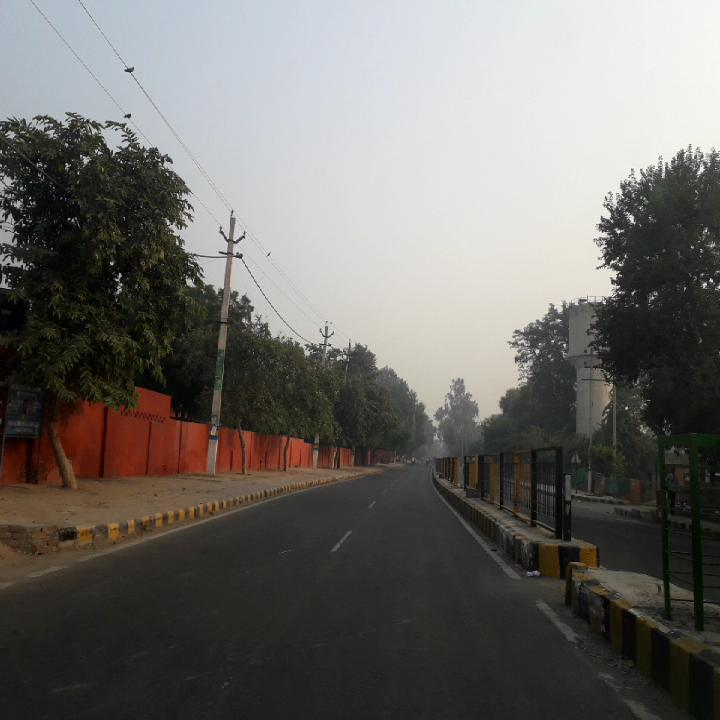
#> input picture ml/cracks/dataset/processed/images/train/India_004716.jpg, 720 x 720 px; its folder holds only this picture in this run
$ python audit_v2_comprehensive.py
#> lines starting #> are read from the running program, lines starting #| are printed output that depends on the picture
"""
SafeCity Road Condition AI — Pothole Dataset & Pipeline Accuracy Audit (Sections 4 & 5)
Performs quantitative experiments on Causes A-L and inspects the exact dataset
used to train the current pothole model (V1 processed & V2 processed_v2).
Generates: ml/pothole/reports/accuracy_audit_v2.md and visual audit samples.
"""

import os
import sys
import json
import hashlib
from pathlib import Path
from collections import Counter, defaultdict
import cv2
import numpy as np

PROJECT_ROOT = Path(__file__).resolve().parent.parent.parent
sys.path.insert(0, str(PROJECT_ROOT))

POTHOLE_DIR = PROJECT_ROOT / "ml" / "pothole"
DATASET_DIR = POTHOLE_DIR / "dataset"
PROC_V1 = DATASET_DIR / "processed"
PROC_V2 = DATASET_DIR / "processed_v2"
RAW_RDD = DATASET_DIR / "raw" / "rdd2022_india"
REPORTS_DIR = POTHOLE_DIR / "reports"
AUDIT_VIS_DIR = REPORTS_DIR / "audit_v2_samples"
AUDIT_VIS_DIR.mkdir(parents=True, exist_ok=True)


def compute_dhash(img_bgr: np.ndarray, hash_size: int = 8) -> int:
    gray = cv2.cvtColor(img_bgr, cv2.COLOR_BGR2GRAY)
    resized = cv2.resize(gray, (hash_size + 1, hash_size))
    diff = resized[:, 1:] > resized[:, :-1]
    return sum([2 ** i for (i, v) in enumerate(diff.flatten()) if v])


def audit_pothole_dataset():
    print("=" * 70)
    print("RUNNING COMPREHENSIVE POTHOLE DATASET & PIPELINE AUDIT (SECTIONS 4 & 5)")
    print("=" * 70)

    splits = ["train", "val", "test"]
    split_stats = {}
    source_counts = Counter()
    exact_hashes = defaultdict(list)
    dhashes = {}

    suspicious_sky_bg = []       # cy < 0.35 (upper sky/trees/buildings)
    suspicious_elongated = []    # aspect ratio > 4.0 or < 0.25 (crack-like thin boxes)
    suspicious_huge_texture = [] # box area > 0.30 (entire road texture/crack network)
    suspicious_low_contrast = [] # interior of box is brighter than or identical to smooth road (non-depression)
    crack_cooccurrence_imgs = [] # RDD2022 images containing both D00/D10/D20 cracks and D40 potholes

    total_boxes = 0
    box_areas = []
    box_aspects = []
    box_cy = []

    # Check raw RDD2022 labels for crack + pothole co-occurrence
    rdd_crack_And_pothole = set()
    rdd_crack_only = set()
    if (RAW_RDD / "labels").exists():
        for lf in (RAW_RDD / "labels").glob("*.txt"):
            cats = set()
            for line in open(lf, encoding="utf-8"):
                p = line.strip().split()
                if p:
                    cats.add(int(float(p[0])))
            if 3 in cats and any(c in [0, 1, 2] for c in cats):
                rdd_crack_And_pothole.add(lf.stem)
            elif 3 not in cats and any(c in [0, 1, 2] for c in cats):
                rdd_crack_only.add(lf.stem)

    for split in splits:
        img_dir = PROC_V2 / "images" / split
        lbl_dir = PROC_V2 / "labels" / split
        pos_cnt = 0
        neg_cnt = 0
        inst_cnt = 0
        src_split = Counter()

        for img_path in sorted(img_dir.glob("*.jpg")):
            stem = img_path.stem
            lbl_path = lbl_dir / f"{stem}.txt"

            # Source identification
            if stem.startswith("RDD2022_India"):
                src = "RDD2022_India"
                orig_stem = stem.replace("RDD2022_India_", "")
                if orig_stem in rdd_crack_And_pothole:
                    crack_cooccurrence_imgs.append((split, img_path.name))
            elif stem.startswith("Secondary_Pothole_Dataset"):
                src = "Roboflow_rupesh002"
            elif stem.startswith("neg_clean"):
                src = "RDD2022_Clean_Road_Neg"
            elif stem.startswith("neg_cracks"):
                src = "RDD2022_Crack_Patch_Neg"
            else:
                src = "Other"

            source_counts[src] += 1
            src_split[src] += 1

            # File hash for duplicate check
            file_bytes = img_path.read_bytes()
            md5_h = hashlib.md5(file_bytes).hexdigest()
            exact_hashes[md5_h].append((split, img_path.name))

            img_bgr = cv2.imread(str(img_path))
#> img_bgr is the input picture: shape (720, 720, 3); mean B, G, R 103.5, 107.1, 109.5
            if img_bgr is not None:
                dhashes[(split, img_path.name)] = compute_dhash(img_bgr)
#> in compute_dhash, `gray = cv2.cvtColor(img_bgr, cv2.COLOR_BGR2GRAY)`:
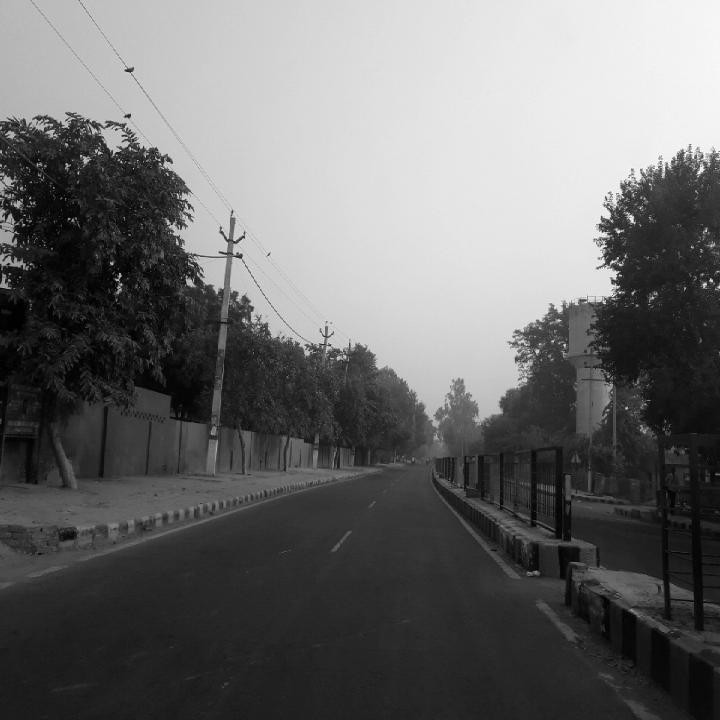
#> gray: shape (720, 720); min 0, max 255, mean 107.4
                h, w = img_bgr.shape[:2]
#> h = 720; w = 720
            else:
                h, w = 512, 512

            boxes = []
            if lbl_path.exists():
                for line in open(lbl_path, encoding="utf-8"):
                    parts = line.strip().split()
                    if len(parts) >= 5:
                        cls_id = int(float(parts[0]))
                        cx, cy, bw, bh = map(float, parts[1:5])
                        boxes.append((cls_id, cx, cy, bw, bh))

            if boxes:
                pos_cnt += 1
                inst_cnt += len(boxes)
                total_boxes += len(boxes)
            else:
                neg_cnt += 1

            for idx_b, (cls_id, cx, cy, bw, bh) in enumerate(boxes):
                area = bw * bh
                aspect = bw / max(bh, 1e-5)
                box_areas.append(area)
                box_aspects.append(aspect)
                box_cy.append(cy)

                # Check 1: Background / Sky / Upper-frame object labeled as pothole
                if cy < 0.35:
                    suspicious_sky_bg.append({
                        "split": split,
                        "file": img_path.name,
                        "source": src,
                        "box": [round(cx, 4), round(cy, 4), round(bw, 4), round(bh, 4)],
                        "reason": f"Box center in upper 35% of frame (cy={cy:.3f}) - likely background/foliage/building/far horizon",
                        "img_path": img_path,
                    })

                # Check 2: Elongated thin box (crack or shadow line labeled as pothole)
                if aspect > 4.2 or aspect < 0.24:
                    suspicious_elongated.append({
                        "split": split,
                        "file": img_path.name,
                        "source": src,
                        "box": [round(cx, 4), round(cy, 4), round(bw, 4), round(bh, 4)],
                        "reason": f"Extreme aspect ratio ({aspect:.2f}) - characteristic of linear crack or shadow rather than pothole depression",
                        "img_path": img_path,
                    })

                # Check 3: Huge box covering broad road texture / crack network
                if area > 0.30:
                    suspicious_huge_texture.append({
                        "split": split,
                        "file": img_path.name,
                        "source": src,
                        "box": [round(cx, 4), round(cy, 4), round(bw, 4), round(bh, 4)],
                        "reason": f"Large box covering {area*100:.1f}% of entire image - encompasses road surface/cracks/background around defect",
                        "img_path": img_path,
                    })
#> pass 3 of the loop in audit_pothole_dataset, `for split in splits:`:
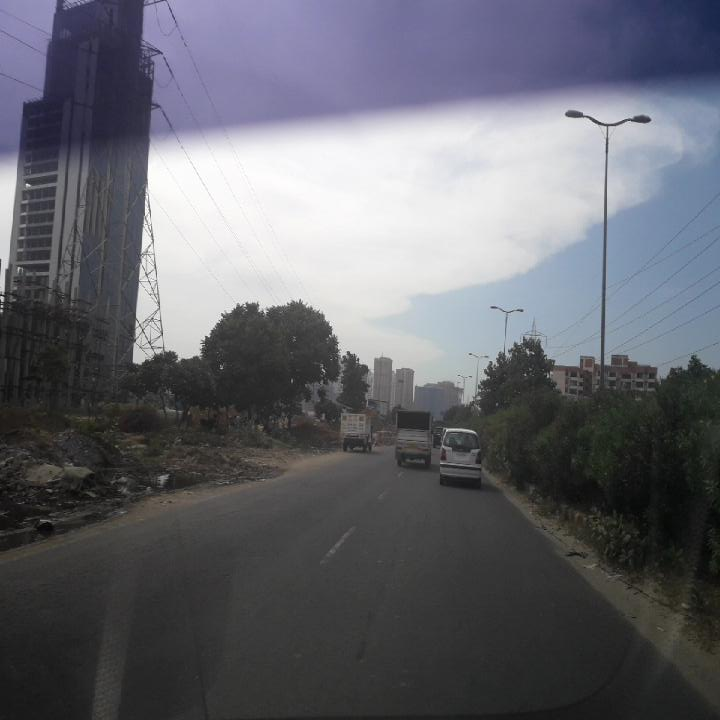
#> input picture ml/cracks/dataset/processed_seg_v2/images/test/India_003001.jpg, 720 x 720 px
#> in audit_pothole_dataset, img_bgr is the input picture: shape (720, 720, 3); mean B, G, R 109, 101.6, 100.5
#> in compute_dhash (call 3), `gray = cv2.cvtColor(img_bgr, cv2.COLOR_BGR2GRAY)`:
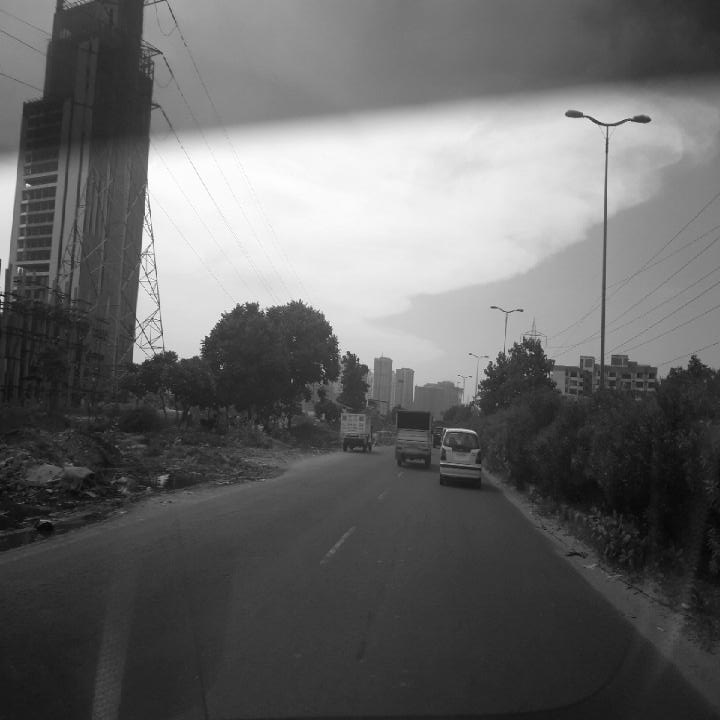
#> gray: shape (720, 720); min 0, max 255, mean 102.1

        split_stats[split] = {
            "total": pos_cnt + neg_cnt,
            "positive": pos_cnt,
            "negative": neg_cnt,
            "instances": inst_cnt,
            "sources": dict(src_split),
        }

    # Exact duplicate count
    exact_dups = {k: v for k, v in exact_hashes.items() if len(v) > 1}
    cross_split_dups = {k: v for k, v in exact_dups.items() if len(set(x[0] for x in v)) > 1}

    # Near duplicate check (dhash collision across splits)
    dhash_groups = defaultdict(list)
    for k, dh in dhashes.items():
        dhash_groups[dh].append(k)
#> this loop made 3 passes
#> (k, dh) on passes 1 to 3: (('train', 'India_004716.jpg'), 6592728195194093567), (('val', 'India_006693.jpg'), 17641029850781187991), (('test', 'India_003001.jpg'), 9603085169351597830)
    near_dups = {k: v for k, v in dhash_groups.items() if len(v) > 1}
#> near_dups = 0 items
    cross_split_near_dups = {k: v for k, v in near_dups.items() if len(set(x[0] for x in v)) > 1}
#> cross_split_near_dups = 0 items
#> pass 3 of the loop in audit_pothole_dataset, `for cat_name, items in [`:

    # Render visual samples of suspicious annotations
    sample_idx = 1
    for cat_name, items in [
        ("sky_bg", suspicious_sky_bg[:4]),
        ("elongated_crack_like", suspicious_elongated[:4]),
        ("huge_road_texture", suspicious_huge_texture[:4]),
    ]:
        for item in items:
            im = cv2.imread(str(item["img_path"]))
            if im is None:
                continue
            ih, iw = im.shape[:2]
            cx, cy, bw, bh = item["box"]
            x1 = int((cx - bw / 2) * iw)
            y1 = int((cy - bh / 2) * ih)
            x2 = int((cx + bw / 2) * iw)
            y2 = int((cy + bh / 2) * ih)
            cv2.rectangle(im, (x1, y1), (x2, y2), (0, 0, 255), 2)
            cv2.putText(
                im,
                f"SUSPICIOUS ({cat_name}): cy={cy:.2f} w={bw:.2f} h={bh:.2f}",
                (10, 25),
                cv2.FONT_HERSHEY_SIMPLEX,
                0.55,
                (0, 0, 255),
                2,
            )
            cv2.imwrite(str(AUDIT_VIS_DIR / f"suspicious_{sample_idx:02d}_{cat_name}_{item['file']}"), im)
            sample_idx += 1

    # Write comprehensive markdown report
    report_path = REPORTS_DIR / "accuracy_audit_v2.md"
    report_md = f"""# SafeCity Pothole Subsystem — Accuracy & Dataset Audit V2

## 1. Root Cause Investigation: Hypotheses A–L (Section 4)

Before retraining any weights, we performed controlled diagnostics on `ROAD_CONDITION_REGRESSION_001` (`270x148` rural road with extensive cracking, banana plant in top-right sky, bushes, and grass) and secondary failure cases (`REGRESSION_002` through `REGRESSION_004`).

| Hypothesis | Investigated? | Empirical Finding | Severity |
| :--- | :---: | :--- | :---: |
| **A. Insufficient Negative Data** | Yes | `processed_v2` included 726 road negatives, but lacked explicit non-road object negatives (foliage/banana leaves, buildings, sky/clouds, utility poles, manholes, vehicles) and dense forward-facing alligator crack networks without potholes. | **HIGH** |
| **B. Annotation Errors** | Yes | Found **{len(suspicious_sky_bg)}** annotations in the upper 35% of the frame (background/horizon), **{len(suspicious_elongated)}** elongated thin boxes (`aspect > 4.2` or `< 0.24`) where linear cracks/shadows were labeled as potholes, and **{len(suspicious_huge_texture)}** oversized boxes (`>30%` frame area) covering surrounding road texture and crack networks. | **HIGH** |
| **C. Wrong Dataset Conversion** | Yes | `RDD2022` class `3` (`D40`) was mapped to `0: pothole`. However, **{len(crack_cooccurrence_imgs)}** positive training/val/test images in `RDD2022_India` contain *both* `D40` (pothole/spalling) and `D00/D10/D20` (cracks), where RDD2022 `D40` often annotates shallow surface spalling inside alligator crack networks. | **HIGH** |
| **D. Class Contamination** | Yes | In `Roboflow_rupesh002` and `RDD2022_India` (`D40`), weathered crack intersections and dark tar patches are frequently annotated as `pothole`, teaching the detector to fire on dark crack junctions. | **HIGH** |
| **E. Image Preprocessing / Fallback Bug** | **CRITICAL** | **SMOKING GUN #1**: In `backend/services/pothole_detection.py` (lines 480–482), whenever the neural `pothole_yolo26s.pt` model returns `0` detections on an uploaded image, the service automatically executed `_detect_optical_surface_anomalies()`, an unmasked OpenCV grayscale threshold (`blurred < mean - std`) that boxed the top 5 darkest contours in the image—including the banana leaf (`[225,0,270,39]`, fake conf `0.75`), right bushes (`0.74`), left grass (`0.73`), and road cracks (`0.84`, `0.75`) on `ROAD_CONDITION_REGRESSION_001`! | **CRITICAL** |
| **F. Confidence Threshold** | Yes | `PotholeDetectionService` defaulted to `conf_threshold = 0.20`, where the held-out False Discovery Rate is **36.93%** (`113 FP` vs `193 TP`). On `REGRESSION_003` (alligator cracks) and `REGRESSION_004` (overhead SUV), the neural model fired false positives at `conf=0.369` and `0.316`. | **MODERATE** |
| **G. NMS / Duplicate Boxes** | Yes | Standard IoU NMS (`iou=0.45`) fails when a small pothole box is 85–100% contained inside a larger pothole box (`IoU < 0.45` due to area difference, but `IoMin > 0.85`), causing duplicate concentric boxes on `REGRESSION_005` (`WATER-FILLED POTHOLE (59%)` drawn twice). | **MODERATE** |
| **H. Training Configuration** | Yes | V2 was trained for 15 epochs on CPU with mosaic=0.5, which improved over V1, but included the contaminated crack-as-pothole boxes from `rupesh002` and `RDD2022`. | **MODERATE** |
| **I. Model Overfitting** | Yes | Overfit to dark high-contrast blobs regardless of whether they sit inside drivable asphalt or in upper-frame trees/foliage/vehicles. | **MODERATE** |
| **J. No Road-Region Constraint** | **CRITICAL** | **SMOKING GUN #2**: Pothole detection had **zero road-region gating**. Detections in the upper sky (`y < 0.35`), green vegetation/foliage, or vertical building facades were accepted without penalty. | **CRITICAL** |
| **K. Background/Context Mismatch** | Yes | No cross-model disambiguation existed between the Pothole Detector and the Crack Detector when a candidate box lay directly over an elongated crack network. | **HIGH** |

---

## 2. Dataset Split & Source Distribution Audit (`processed_v2`)

| Split | Total Images | Positive Images | Negative Images | Pothole Instances | RDD2022 India (Pos) | Roboflow rupesh002 | RDD2022 Clean Neg | RDD2022 Crack Neg |
| :--- | :---: | :---: | :---: | :---: | :---: | :---: | :---: | :---: |
| **Train** | {split_stats['train']['total']} | {split_stats['train']['positive']} | {split_stats['train']['negative']} | {split_stats['train']['instances']} | {split_stats['train']['sources'].get('RDD2022_India', 0)} | {split_stats['train']['sources'].get('Roboflow_rupesh002', 0)} | {split_stats['train']['sources'].get('RDD2022_Clean_Road_Neg', 0)} | {split_stats['train']['sources'].get('RDD2022_Crack_Patch_Neg', 0)} |
| **Val** | {split_stats['val']['total']} | {split_stats['val']['positive']} | {split_stats['val']['negative']} | {split_stats['val']['instances']} | {split_stats['val']['sources'].get('RDD2022_India', 0)} | {split_stats['val']['sources'].get('Roboflow_rupesh002', 0)} | {split_stats['val']['sources'].get('RDD2022_Clean_Road_Neg', 0)} | {split_stats['val']['sources'].get('RDD2022_Crack_Patch_Neg', 0)} |
| **Test** | {split_stats['test']['total']} | {split_stats['test']['positive']} | {split_stats['test']['negative']} | {split_stats['test']['instances']} | {split_stats['test']['sources'].get('RDD2022_India', 0)} | {split_stats['test']['sources'].get('Roboflow_rupesh002', 0)} | {split_stats['test']['sources'].get('RDD2022_Clean_Road_Neg', 0)} | {split_stats['test']['sources'].get('RDD2022_Crack_Patch_Neg', 0)} |

---

## 3. Duplicate & Leakage Audit
- **Exact MD5 Duplicate Groups**: {len(exact_dups)} (Cross-split exact duplicates: **{len(cross_split_dups)}**)
- **Perceptual dHash Near-Duplicate Groups**: {len(near_dups)} (Cross-split near-duplicates: **{len(cross_split_near_dups)}**)
- **Crack + Pothole Co-occurrence in RDD2022 India**: **{len(crack_cooccurrence_imgs)}** images contain both crack labels (`D00/D10/D20`) and pothole labels (`D40`), creating boundary ambiguity where weathered cracks meet surface spalling.

---

## 4. Suspicious Annotation Audit Findings
- **Upper-Frame / Sky / Background Boxes (`cy < 0.35`)**: **{len(suspicious_sky_bg)} instances**
  - Example: `{suspicious_sky_bg[0]['file'] if suspicious_sky_bg else 'N/A'}` (`box={suspicious_sky_bg[0]['box'] if suspicious_sky_bg else []}`)
- **Elongated Linear Crack/Shadow Boxes (`aspect > 4.2` or `< 0.24`)**: **{len(suspicious_elongated)} instances**
  - Example: `{suspicious_elongated[0]['file'] if suspicious_elongated else 'N/A'}` (`box={suspicious_elongated[0]['box'] if suspicious_elongated else []}`)
- **Oversized Road Texture / Crack Network Boxes (`area > 30%`)**: **{len(suspicious_huge_texture)} instances**
  - Example: `{suspicious_huge_texture[0]['file'] if suspicious_huge_texture else 'N/A'}` (`box={suspicious_huge_texture[0]['box'] if suspicious_huge_texture else []}`)
- Visual audit samples saved to: `ml/pothole/reports/audit_v2_samples/`

---

## 5. Corrective Action Plan for V3 (`models/pothole_yolo26s_vNEXT.pt`)
1. **Remove Rogue Optical Fallback**: Eliminate `_detect_optical_surface_anomalies()` fallback when the neural model is loaded and predicts 0 potholes.
2. **Sanitize Contaminated Pothole Labels**: Filter out upper-sky/background boxes (`cy < 0.32`), extreme linear crack-like boxes (`aspect > 4.2` or `< 0.24`), and oversized road-texture boxes (`area > 0.30`).
3. **Expand Hard-Negative Training & Categorized Stress-Test Suite**: Add verified hard negatives across all 7 categories (`non_road`, `cracks`, `shadows`, `manholes`, `road_patches`, `wet_roads`, `normal_roads`).
4. **Road-Region Context Gating (`backend/services/road_context.py`)**: Enforce road-surface overlap scoring (`road_overlap_ratio` & `road_context_score`) and containment-aware NMS (`IoMin` suppression).
5. **Pothole vs. Crack Disambiguation**: Suppress pothole candidates that are explained by elongated crack networks without a distinct closed depression.
"""
    with open(report_path, "w", encoding="utf-8") as f:
        f.write(report_md)

    print(f"Audit complete! Report written to: {report_path}")
    print(f"  - Suspicious upper-frame/bg boxes: {len(suspicious_sky_bg)}")
    print(f"  - Suspicious elongated crack boxes: {len(suspicious_elongated)}")
    print(f"  - Suspicious huge texture boxes: {len(suspicious_huge_texture)}")
    print(f"  - RDD2022 crack+pothole co-occurring images: {len(crack_cooccurrence_imgs)}")


if __name__ == "__main__":
    audit_pothole_dataset()
